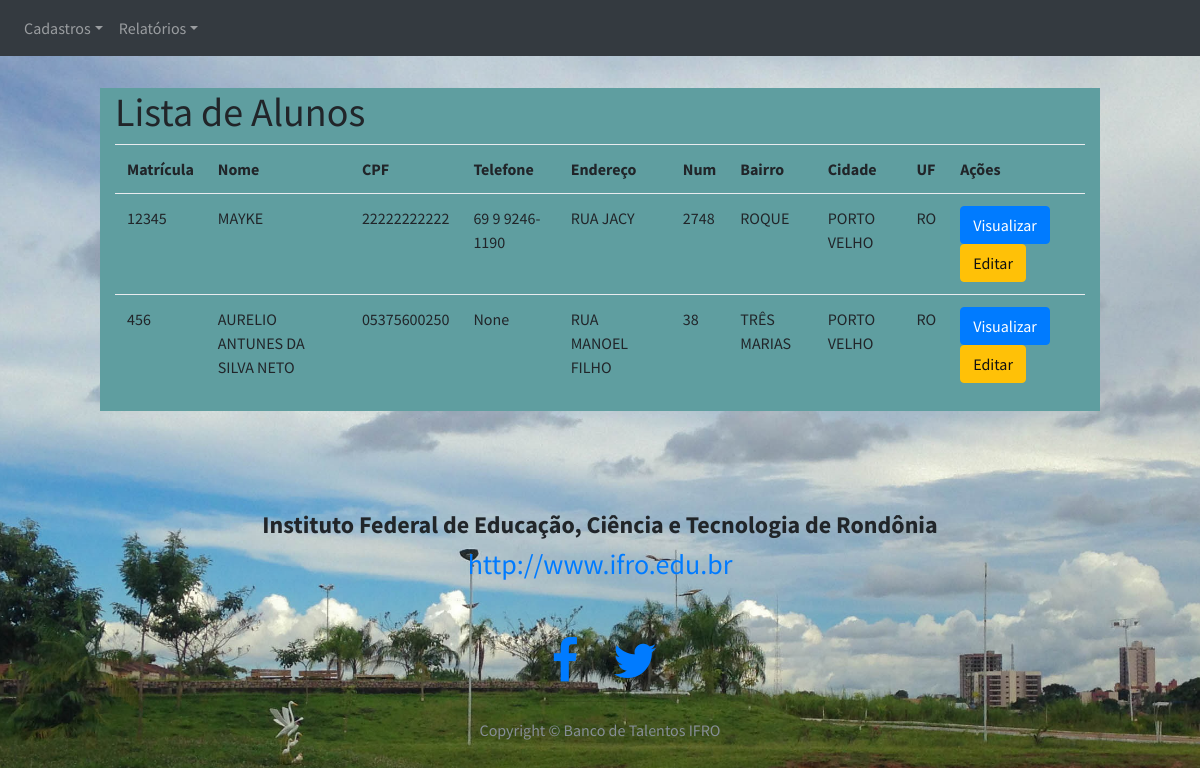
Page /listarAlunos on the committed database.
### models.py (models this page shows, shortened)
class Pessoa(db.Model):
    __tablename__ = "pessoas"
    __table_args__ = {'extend_existing': True}
    __mapper_args__ = {'polymorphic_identity': 'pessoa'}
    id = db.Column(db.Integer, autoincrement=True, primary_key=True)
    nome        = db.Column(db.String(100))
    endereco    = db.Column(db.String(50))
    num         = db.Column(db.String(10))
    complemento = db.Column(db.String(40))
    bairro      = db.Column(db.String(50))
    cidade      = db.Column(db.String(50))
    uf          = db.Column(db.String(50))
    imagem      = db.Column(db.String(80))
    telefone    = db.Column(db.String(15))
    email    = db.Column(db.String(15), unique= True)
    password = db.Column(db.String(10))
    tipo     = db.Column(db.Integer)  # 1 para IFRO - 2 para VISITANTE

class Aluno(Pessoa):
    __tablename__ = "alunos"
    __table_args__ = {'extend_existing': True}
    __mapper_args__ = {'polymorphic_identity': 'aluno'}
    id = db.Column(db.Integer, db.ForeignKey('pessoas.id'), primary_key=True)
    cpf = db.Column(db.String(11))
    matricula = db.Column(db.Integer)

class Pessoa(db.Model):
    __tablename__ = "pessoas"
    __table_args__ = {'extend_existing': True}
    __mapper_args__ = {'polymorphic_identity': 'pessoa'}
    id = db.Column(db.Integer, autoincrement=True, primary_key=True)
    nome        = db.Column(db.String(100))
    endereco    = db.Column(db.String(50))
    num         = db.Column(db.String(10))
    complemento = db.Column(db.String(40))
    bairro      = db.Column(db.String(50))
    cidade      = db.Column(db.String(50))
    uf          = db.Column(db.String(50))
    imagem      = db.Column(db.String(80))
    telefone    = db.Column(db.String(15))
    email    = db.Column(db.String(15), unique= True)
    password = db.Column(db.String(10))
    tipo     = db.Column(db.Integer)  # 1 para IFRO - 2 para VISITANTE

### app.py (the view)
@app.route('/listarAlunos')
def listarAlunos():
    alunos = models.Aluno.query.all()
    return render_template('listarAlunos.html', alunos=alunos)

### app.py (called while the page is built)
@login_manager.request_loader
def request_loader(request):
    email = request.form.get('email')
    if email not in users:
        return #'Não existe o e-mail {} cadastrado no banco'.format(email)
    user = User()
    user.id = email
    return user

### templates/listarAlunos.html (shortened to what this page needs)
{% extends 'base_ifro.html' %}
{% block conteudo %}
<br>
<br>
<div class="container col-md-10" >
    <div class="row">
        <div class="col-md-12" style="background: cadetblue">
            <h1>Lista de Alunos</h1>
            <table class="table table-hover">
                <tr>
                    <th>Matrícula</th>
                    <th>Nome</th>
                    <th>CPF</th>
                    <th>Telefone</th>
                    <th>Endereço</th>
                    <th>Num</th>
                    <th>Bairro</th>
                    <th>Cidade</th>
                    <th>UF</th>
                    <th>Ações</th>
                </tr>
                {% for aluno in alunos: %}
                <tr>
                    <td>{{ aluno.matricula }}</td>
                    <td>{{ aluno.nome.upper() }}</td>
                    <td>{{ aluno.cpf }}</td>
                    <td>{{ aluno.telefone }}</td>
                    <td>{{ aluno.endereco.upper() }}</td>
                    <td>{{ aluno.num.upper() }}</td>
                    <td>{{ aluno.bairro.upper() }}</td>
                    <td>{{ aluno.cidade.upper() }}</td>
                    <td>{{ aluno.uf.upper() }}</td>
                    <td>
                        <a href="/viewAluno/{{aluno.id}}" class="btn btn-primary">
                                Visualizar
                        </a>
                        <a href="" class="btn btn-warning">
                                Editar
                        </a>
                    </td>
                </tr>
                {% endfor %}
            </table>
        </div>
    </div>
</div>
{% endblock %}

### static/css/stylish-portfolio.css (style rules this page uses)
html, body { width: 100%; height: 100%; }
body { font-family: 'Source Sans Pro', 'Helvetica Neue', Helvetica, Arial, sans-serif; background: url(../img/parque_cidade.jpg ) no-repeat center center scroll ; -webkit-background-size: cover; -moz-background-size: cover; -o-background-size: cover; background-size: cover; }

### static/css/signin.css (style rules this page uses)
body { padding-top: 40px; padding-bottom: 40px; background-color: #eee; }

### rows in the picture
Aluno: matricula "12345", nome "MAYKE", cpf "22222222222", telefone "69 9 9246-1190", endereco "RUA JACY", num "2748", bairro "ROQUE", cidade "PORTO VELHO", uf "RO"
Aluno: matricula "456", nome "AURELIO ANTUNES DA SILVA NETO", cpf "05375600250", telefone "None", endereco "RUA MANOEL FILHO", num "38", bairro "TRÊS MARIAS", cidade "PORTO VELHO", uf "RO"
